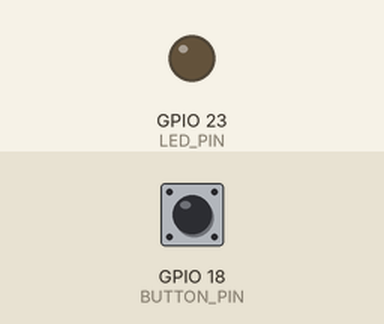
A program run on a simulated ESP32. Shown: output pins drawn as LEDs (lit = HIGH). Inputs (shaded band) come from the test bench; at power-on: GPIO 18 (BUTTON_PIN) HIGH.

Above: at 1.2 s.
1.3 s: GPIO 18 (BUTTON_PIN) pulled LOW for 0.15 s
At 2.4 s:
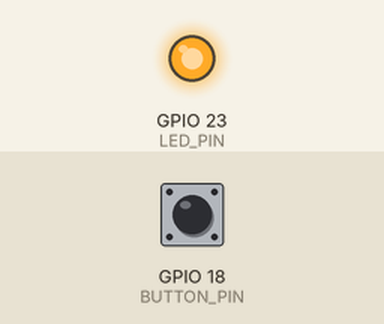
2.9 s: GPIO 18 (BUTTON_PIN) pulled LOW for 1 s
At 3.6 s:
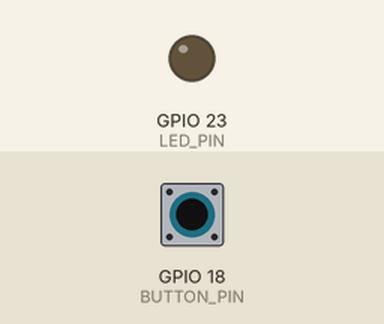
5.4 s: GPIO 18 (BUTTON_PIN) pulled LOW for 3.2 s
At 6.7 s:
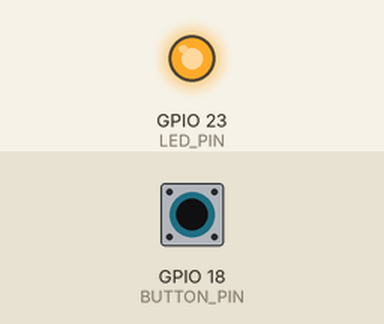
Timing chart, 0 to 8.4 s (numbered marks = the images above; inputs shaded):
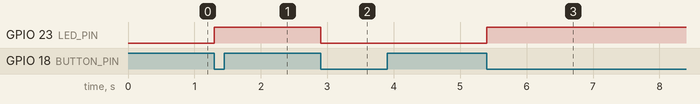

The program:

main.cpp
```cpp
#include <Arduino.h>

#define LED_PIN 23
#define BUTTON_PIN 18

enum LedState
{
    LED_OFF,
    LED_ON
};


struct SystemState
{
    LedState led;
    int previousButton;
};


SystemState systemState =
{
    LED_OFF,
    HIGH
};


bool buttonPressed()
{
    int currentButtonState = digitalRead(BUTTON_PIN);

    bool pressed = false;

    if (systemState.previousButton == HIGH &&
        currentButtonState == LOW)
    {
        pressed = true;
    }

    systemState.previousButton = currentButtonState;

    return pressed;
}


void toggleLedState()
{
    if (systemState.led == LED_OFF)
    {
        systemState.led = LED_ON;
    }
    else
    {
        systemState.led = LED_OFF;
    }
}


void updateLed()
{
    if (systemState.led == LED_ON)
    {
        digitalWrite(LED_PIN, HIGH);
    }
    else
    {
        digitalWrite(LED_PIN, LOW);
    }
}


void setup()
{
    Serial.begin(115200);

    pinMode(LED_PIN, OUTPUT);
    pinMode(BUTTON_PIN, INPUT_PULLUP);

    digitalWrite(LED_PIN, LOW);
}


void loop()
{
    if (buttonPressed())
    {
        toggleLedState();
    }

    updateLed();
}
```

Measured:
- after the input at 1.3 s, GPIO 23 (LED_PIN): LOW → HIGH at once
- after the input at 2.9 s, GPIO 23 (LED_PIN): HIGH → LOW at once
- after the input at 5.4 s, GPIO 23 (LED_PIN): LOW → HIGH at once
